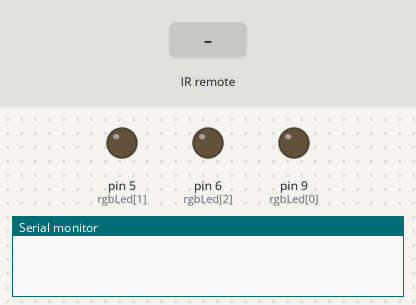
A program run on a simulated Arduino Nano, built with avr-gcc and run on an emulated ATmega328P. Parts: output pins drawn as LEDs (lit = HIGH), the last lines printed to the serial monitor. The inputs (shaded band) are chosen by the test bench.

Above: at 1.2 s.
1.3 s: infrared code 0xBA45FF00 received
At 1.8 s:
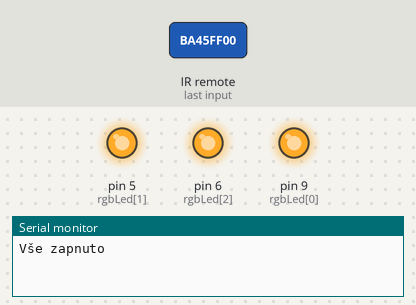
2.8 s: infrared code 0xB847FF00 received
At 4.0 s:
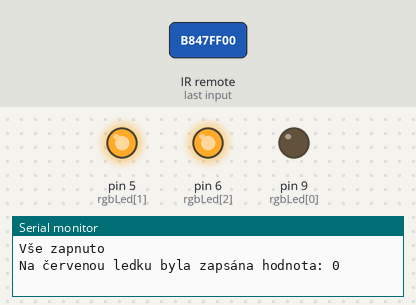
4.3 s: infrared code 0xBC43FF00 received
At 5.3 s:
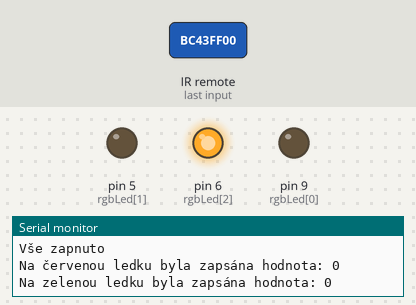
Timing chart, 0 to 7.3 s (numbered marks = the images above; inputs shaded):
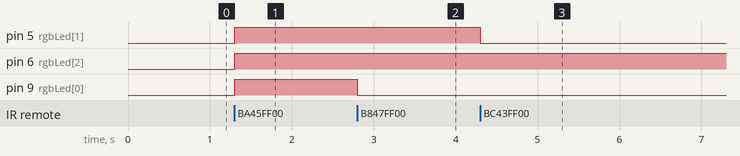

Measured:
- after the input at 1.3 s, pin 5 (rgbLed[1]), pin 6 (rgbLed[2]), pin 9 (rgbLed[0]): LOW → HIGH at once
- after the input at 2.8 s, pin 9 (rgbLed[0]): HIGH → LOW at once
- after the input at 4.3 s, pin 5 (rgbLed[1]): HIGH → LOW at once

The program:

main.cpp
```cpp
#include <Arduino.h>
#define IR_USE_AVR_TIMER 1
#include <IRremote.hpp>
#define IR_RECEIVE_PIN 2 // zapojit IR data na 2
#define RED_BTN 3091726080 // tlačítko na potvrzení červené barvy, červené CH+
#define GREEN_BTN 3158572800 // tlačítko na potvrzení zelené barvy, zelené tlačítko pause/play
#define BLUE_BTN 3208707840 // tlačítko na potvrzení modré barvy, modré tlačítko next
#define DELETE 3108437760 // smaže hodnotu v paměti, aby se mohla zadat další, červené tlačítko CH
#define POWER_BTN 3125149440 // tlačítko na zapnutí / vypnutí všech led, červené tlačítko CH-

int rgbLed[] = {9,5,6}; // red, green, blue <- v tomhle pořadí na pinech v poli
int hodnoty[3]; // zde si ukládám zapsané hodnoty, protože kvůli pwm nemůžu použít digitalRead

unsigned long codes[] = // Definice kodů kláves
    {
        3910598400, // 0
        4077715200, // 1
        3877175040, // 2
        2707357440, // 3
        4144561920, // 4
        3810328320, // 5
        2774204160, // 6
        3175284480, // 7
        2907897600, // 8
        3041591040, // 9
};

String inputString = "";

void potvrdit(int barva){ // 0 - cervena, 1 - zelena, 2 - modra
  int hodnota = inputString.toInt(); // převede řetězec symbolů čísel na číslo
  if(hodnota > 255 || hodnota < 0){ // kontroluje, jestli hodnota sedí do limitu pwm
    Serial.println("Hodnota musí být menší než 255. Zkus to znova.");
  } else{
    Serial.print(barva == 0 ? "Na červenou" : (barva == 1 ? "Na zelenou" : "Na modrou"));
    Serial.print(" ledku byla zapsána hodnota: ");
    Serial.println(hodnota);
    hodnoty[barva] = hodnota;
    analogWrite(rgbLed[barva], hodnoty[barva]); // rožne pomocí pwm ledku s intenzitou podle zadaného čísla
  }
}

int zapnuto(){
  for(int i = 0; i < 3; i++){
    if(hodnoty[i] != 0){
      return 0; // returnuje 0 když je něco zapnuté
    }
  }
  return 1; //returnuje 1 když není žádna led zapnutá
}

void pridejZnak(const char * znak){
  inputString = String(inputString + znak); // spojí současný řetězec se zadaným znakem
  Serial.println(inputString); // vypíše současnou hodnotu v paměti
}

void setup(){
  for(int i = 0; i < 3; i++){
    pinMode(rgbLed[i], OUTPUT);
  }
  pinMode(IR_RECEIVE_PIN, INPUT);
  IrReceiver.begin(IR_RECEIVE_PIN, ENABLE_LED_FEEDBACK); // Start the receiver
  Serial.begin(9600);
}

void loop()
{
  if (IrReceiver.decode())
  {
    unsigned long irData = IrReceiver.decodedIRData.decodedRawData;
    //Serial.println(irData, HEX);                 // Print "old" raw data
    //IrReceiver.printIRResultShort(&Serial); // Print complete received data in one line
    //IrReceiver.printIRSendUsage(&Serial);   // Print the statement required to send this data

    for(int i = 0; i <= 9; i ++){
      if(irData == codes[i]){
        pridejZnak(String(i).c_str());
      }
    }
    if (irData == POWER_BTN) {
      if(zapnuto()){ // podmínka se splní pokud není žádná barva zapnutá
        Serial.println("Vše zapnuto");
        for(int i = 0; i < 3; i++){ // zapne všechny ledky
          digitalWrite(rgbLed[i], HIGH);
          hodnoty[i] = 255;
        }
      } else{
        Serial.println("Vše vypnuto");
        for(int i = 0; i < 3; i++){ // vypne všechny ledky
          digitalWrite(rgbLed[i], LOW);
          hodnoty[i] = 0;
        }
      }

    } else if (irData == RED_BTN) {
      potvrdit(0);
    } else if (irData == GREEN_BTN) {
      potvrdit(1);
    } else if(irData == BLUE_BTN){
      potvrdit(2);
    } else if(irData == DELETE){
      inputString = "";
      Serial.println("Smazal jsem číslo v paměti. Můžeš zadat nové.");
    }
    //delay(20); // předchází opakování signálů z ovladače
    IrReceiver.resume(); // povoluje přijetí dalšího signálu z ovladače
  }
}
```
